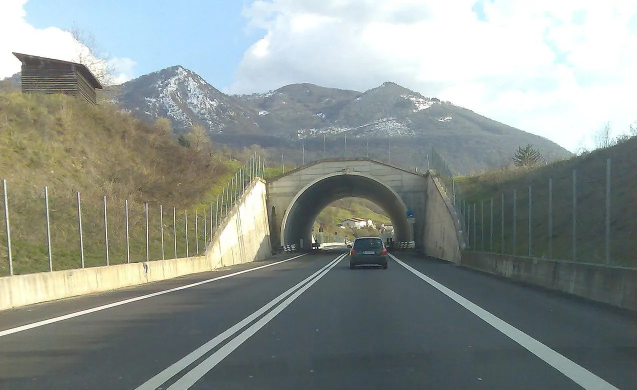
#> input picture nodes/test_images/3.jpg, 1274 x 779 px (shown at 1/2 size)
$ python test.py
#> lines starting #> are read from the running program, lines starting #| are printed output that depends on the picture; after the words box and inside, x2 and y2 are one past the last pixel; in counts of white or black regions, pixels touching at a corner belong together
import numpy as np
import pandas as pd
import cv2
import os
import glob
import matplotlib.pyplot as plt
import pickle

def canyEdgeDetector(image):
    edged = cv2.Canny(image, 50, 150)
    return edged

def getROI(image):
    height = image.shape[0]
    width = image.shape[1]
    # Defining Triangular ROI: The values will change as per your camera mounts
    triangle = np.array([[(100, height), (width, height), (width-500, int(height/1.9))]])
    # creating black image same as that of input image
    black_image = np.zeros_like(image)
    # Put the Triangular shape on top of our Black image to create a mask
    mask = cv2.fillPoly(black_image, triangle, 255)
    # applying mask on original image
    masked_image = cv2.bitwise_and(image, mask)
    return masked_image

def getLines(image):
    lines = cv2.HoughLinesP(image, 0.3, np.pi/180, 100, np.array([]), minLineLength=70, maxLineGap=20)
    return lines

def displayLines(image, lines):
    if lines is not None:
        for line in lines:
            x1, y1, x2, y2 = line.reshape(4) #converting to 1d array
            cv2.line(image, (x1, y1), (x2, y2), (255, 0, 0), 10)
    return image

def getLineCoordinatesFromParameters(image, line_parameters):
    slope = line_parameters[0]
    intercept = line_parameters[1]
    y1 = image.shape[0]  # since line will always start from bottom of image
    y2 = int(y1 * (3.4 / 5))  # some random point at 3/5
    x1 = int((y1 - intercept) / slope)
    x2 = int((y2 - intercept) / slope)
    return np.array([x1, y1, x2, y2])

def getSmoothLines(image, lines):
    left_fit = []  # will hold m,c parameters for left side lines
    right_fit = []  # will hold m,c parameters for right side lines

    for line in lines:
        x1, y1, x2, y2 = line.reshape(4)
        parameters = np.polyfit((x1, x2), (y1, y2), 1)
        slope = parameters[0]
        intercept = parameters[1]

        if slope < 0:
            left_fit.append((slope, intercept))
        else:
            right_fit.append((slope, intercept))

    left_fit_average = np.average(left_fit, axis=0)
    right_fit_average = np.average(right_fit, axis=0)

    # now we have got m,c parameters for left and right line, we need to know x1,y1 x2,y2 parameters
    left_line = getLineCoordinatesFromParameters(image, left_fit_average)
    right_line = getLineCoordinatesFromParameters(image, right_fit_average)
    return np.array([left_line, right_line])

image = cv2.imread("test_images/3.jpg") #Load Image
#> image is the input picture: shape (779, 1274, 3); mean B, G, R 142.6, 147.4, 139.9

edged_image = canyEdgeDetector(image)   # Step 1
#> in canyEdgeDetector, `edged = cv2.Canny(image, 50, 150)`:
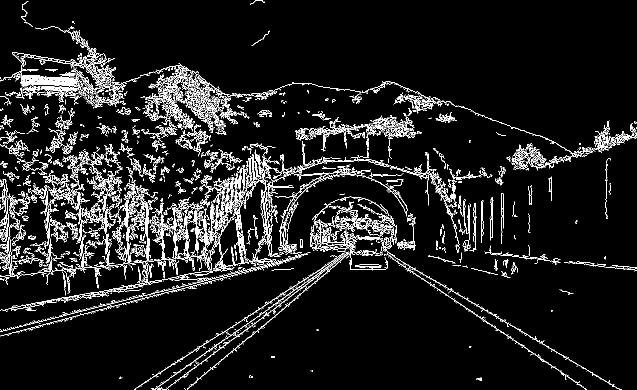
#> edged: shape (779, 1274) (shown at 1/2 size); 7.1% white in thin lines or dots
roi_image = getROI(edged_image)         # Step 2
#> in getROI, `mask = cv2.fillPoly(black_image, triangle, 255)`:
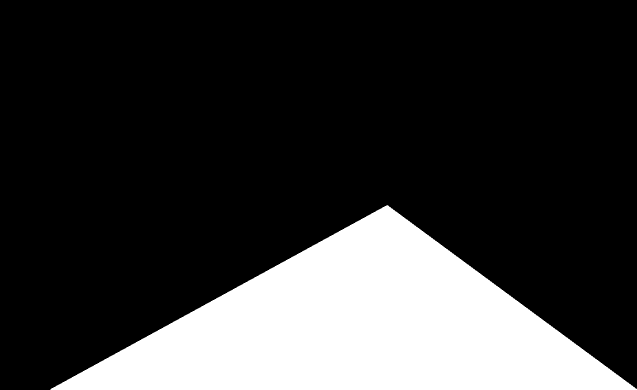
#> black_image: shape (779, 1274) (shown at 1/2 size); 21.8% white; 1 white region, box (x1, y1, x2, y2) and area: (101, 410, 1274, 779) 216821
#> in getROI, `masked_image = cv2.bitwise_and(image, mask)`:
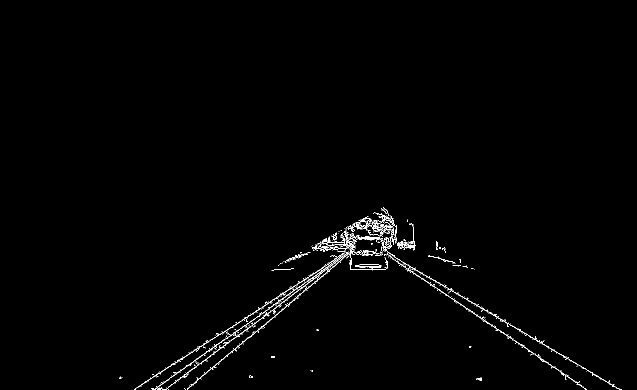
#> masked_image: shape (779, 1274) (shown at 1/2 size); 0.85% white in thin lines or dots, all inside (x1, y1, x2, y2) = (238, 414, 1243, 779)

lines = getLines(roi_image)             # Step 3
#> in getLines, `lines = cv2.HoughLinesP(image, 0.3, np.pi/180, 100, np.array([]), minL..`: lines = [[693, 455, 1172, 778], [374, 778, 783, 435], [333, 760, 702, 501]]

smooth_lines = getSmoothLines(image, lines)    # Step 5
#> the loop in getSmoothLines, `for line in lines:` made 3 passes
#> (x1, y1, x2, y2, slope, intercept) on passes 1 to 3: (693, 455, 1172, 778, 0.674, -12.3), (374, 778, 783, 435, -0.839, 1091.6), (333, 760, 702, 501, -0.702, 993.7)
#> after the loop in getSmoothLines, `for line in lines:`: left_fit = [(-0.839, 1091.6), (-0.702, 993.7)]; right_fit = [(0.674, -12.3)]
#> in getSmoothLines, `left_fit_average = np.average(left_fit, axis=0)`: left_fit_average = [-0.77, 1042.7]
#> in getSmoothLines, `right_fit_average = np.average(right_fit, axis=0)`: right_fit_average = [0.674, -12.3]
#> in getLineCoordinatesFromParameters, `slope = line_parameters[0]`: slope = -0.77
#> in getLineCoordinatesFromParameters, `intercept = line_parameters[1]`: intercept = 1042.7
#> in getLineCoordinatesFromParameters, `x1 = int((y1 - intercept) / slope)`: x1 = 342
#> in getLineCoordinatesFromParameters, `x2 = int((y2 - intercept) / slope)`: x2 = 666
#> in getSmoothLines, `left_line = getLineCoordinatesFromParameters(image, left_fit_average)`: left_line = [342, 779, 666, 529]
#> in getSmoothLines, `right_line = getLineCoordinatesFromParameters(image, right_fit_average)`: right_line = [1173, 779, 802, 529]
#> smooth_lines = [[342, 779, 666, 529], [1173, 779, 802, 529]]
image_with_smooth_lines = displayLines(image, smooth_lines) # Step 4
#> the loop in displayLines, `for line in lines:` made 2 passes
#> after the loop in displayLines, `for line in lines:`:
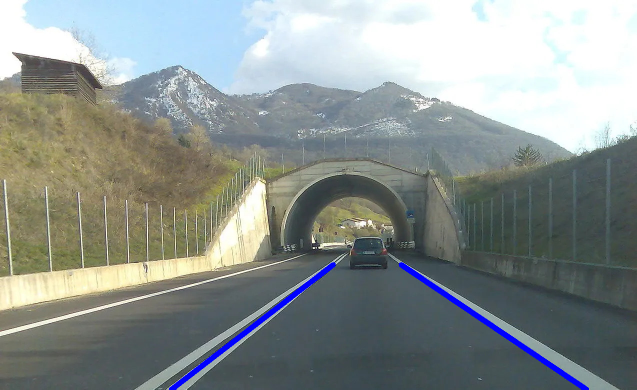
#> image: shape (779, 1274, 3) (shown at 1/2 size); 0.94% of pixels changed, all inside (x1, y1, x2, y2) = (338, 524, 1178, 779)

cv2.imshow("Output", image_with_smooth_lines)
cv2.waitKey(0)
